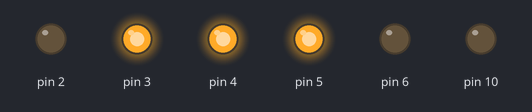
The sketch below on a simulated Arduino Uno, built with avr-gcc and run on an emulated ATmega328P. Parts: output pins drawn as LEDs (lit = HIGH).

Above: at 0.1 s.
Timing chart, 0 to 1.6 s (numbered marks = the images above):
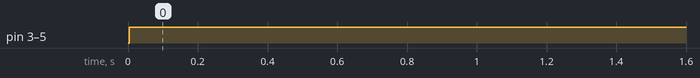

The sketch:

sketch_apr14b.ino
```cpp
int x, a = 544;
int RUD()
{
  digitalWrite(10, LOW);
  delayMicroseconds(2);
  digitalWrite(10, HIGH);
  delayMicroseconds(10);
  digitalWrite(10, LOW);

  return 0.01723 * pulseIn(11, HIGH);
}
void KR(int d)
{
  digitalWrite(6, HIGH);
  delayMicroseconds(d);
  digitalWrite(6, LOW);
  delayMicroseconds(20000 - d);
}
void setup()
{
  pinMode(6, OUTPUT);
  pinMode(10, OUTPUT);
  pinMode(11, INPUT);
  pinMode(2, OUTPUT);
  pinMode(3, OUTPUT);
  pinMode(4, OUTPUT);
  pinMode(5, OUTPUT);
  pinMode(A0,INPUT);
  KR(544);
  Serial.begin(9600);
}
void loop()
{
  //ser();
  //if (RUD() > 51)
  go(1,0,255,255);
}
void ser()
{
  Serial.println(RUD());
}
void go(int h1,int h2,int s1,int s2)
{
  digitalWrite(4, h1);
  digitalWrite(2, h2);
  analogWrite(3, s1);
  analogWrite(5, s2);
}
```

Measured:
- by itself, pin 3–5: LOW → HIGH at 0.00 s
